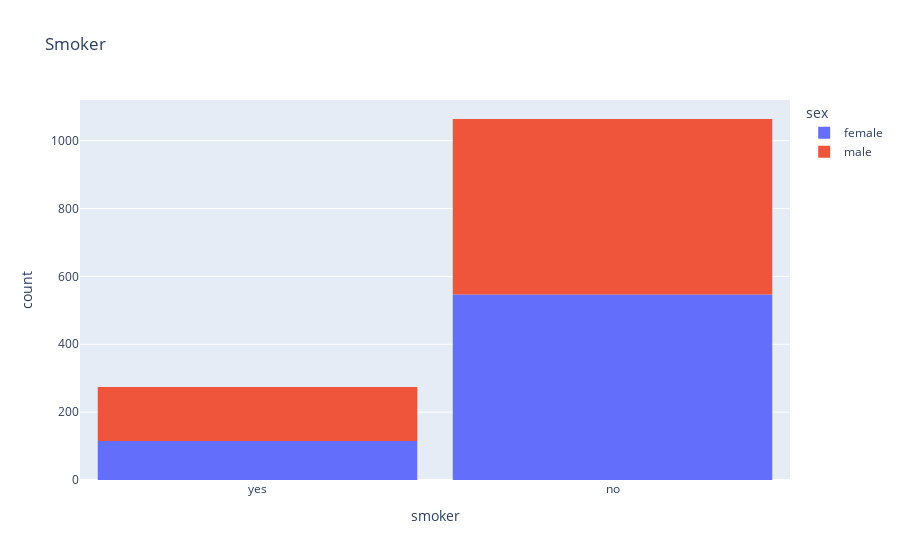

Notebook cell for this chart:
### Code cell
# smoker data visualization based on sex
smoke_fig = px.histogram(df,
                         x='smoker',
                         color='sex',
                         title='Smoker')
smoke_fig.update_layout(bargap=0.1)
smoke_fig.show()

### Figure 1 — Plotly figure (JSON) as saved in the notebook; plotly's stock layout.template omitted (floating-point values rounded to 4 significant figures; data arrays with more than 128 entries replaced by an {"elided": "..."} marker saying what was removed)
{"data": [{"alignmentgroup": "True", "bingroup": "x", "hovertemplate": "sex=female<br>smoker=%{x}<br>count=%{y}<extra></extra>", "legendgroup": "female", "marker": {"color": "#636efa", "pattern": {"shape": ""}}, "name": "female", "offsetgroup": "female", "orientation": "v", "showlegend": true, "type": "histogram", "x": {"elided": "662 str values"}, "xaxis": "x", "yaxis": "y"}, {"alignmentgroup": "True", "bingroup": "x", "hovertemplate": "sex=male<br>smoker=%{x}<br>count=%{y}<extra></extra>", "legendgroup": "male", "marker": {"color": "#EF553B", "pattern": {"shape": ""}}, "name": "male", "offsetgroup": "male", "orientation": "v", "showlegend": true, "type": "histogram", "x": {"elided": "676 str values"}, "xaxis": "x", "yaxis": "y"}], "layout": {"bargap": 0.1, "barmode": "relative", "legend": {"title": {"text": "sex"}, "tracegroupgap": 0}, "title": {"text": "Smoker"}, "xaxis": {"anchor": "y", "domain": [0, 1], "title": {"text": "smoker"}}, "yaxis": {"anchor": "x", "domain": [0, 1], "title": {"text": "count"}}}}
